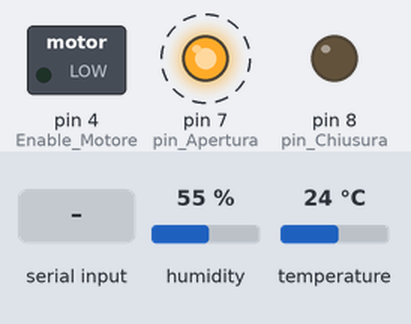
The sketch below on a simulated Arduino Uno, built with avr-gcc and run on an emulated ATmega328P. On the bench: switched loads named in the sketch (green lamp = pin HIGH), output pins drawn as LEDs (lit = HIGH). Dashed ring = blinking. The test bench sets the inputs (shaded band); at power-on: humidity 55 %, temperature 24 °C. What the sketch prints to the serial monitor is not drawn.

Above: at 3.4 s.
3.5 s: "apri\n" received over Serial
9.3 s: "enable\n" received over Serial
10.9 s: "chiudi\n" received over Serial
At 12.6 s:
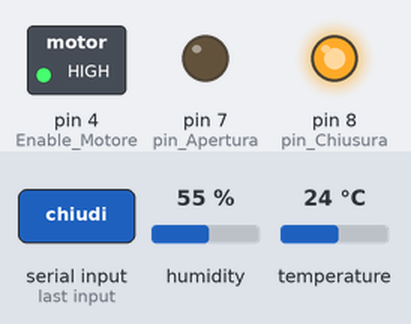
At 14.1 s:
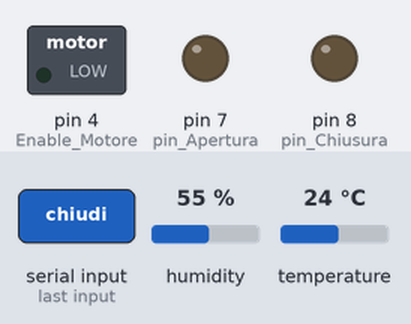
Timing chart, 0 to 15.6 s (numbered marks = the images above; inputs shaded):
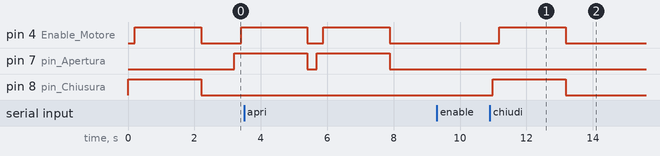

The sketch:

Main.ino
```cpp
#include "DHT.h"
#define DHTPIN 2        // Pin DHT22
#define DHTTYPE DHT22
DHT dht(DHTPIN, DHTTYPE);
char buffer[50];
uint8_t aperturaVal = 0;
uint8_t chiusuraVal = 0;
int TempMax=0;
int TempMin=10000;
int HumMax=0;
int HumMin=10000;
bool aperto=0;
bool enable = 0;
String status;
#include <SPI.h>

void setup()   {
  Serial.begin(9600);
  dht.begin();
  pinMode(4, OUTPUT); //Enable Motore
  pinMode(7, OUTPUT); //pin Apertura
  pinMode(8, OUTPUT); //pin Chiusura
  digitalWrite(4, LOW);
  chiudi(); //chiusura iniziale

}

void loop()
{
    float t = dht.readTemperature();
    float h = dht.readHumidity();

    String input = Serial.readStringUntil('\n');  // legge fino a newline
    input.trim();
    input.toCharArray(buffer, sizeof(buffer));
// Lettura seriale
    int a, c;
    if (sscanf(buffer, "apertura=%dchiusura=%d", &a, &c) == 2) {
      aperturaVal = a;
      chiusuraVal = c;
    }
// Rimuovi tutti i caratteri 0xFF
String cleanedInput = "";
for (int i = 0; i < input.length(); i++) {
  if (input[i] != 0xFF) {
    cleanedInput += input[i];
  }
}

if (strstr(buffer, "enable") != NULL) {
  enable = true;
}
if (strstr(buffer, "noenable") != NULL) {
  enable = false;
}
if (strstr(buffer, "restemp") != NULL) {
  TempMax=0;
  TempMin=10000;
}

if (strstr(buffer, "apri") != NULL) {
  apri();
}
if (strstr(buffer, "chiudi") != NULL) {
  chiudi();
}


if(int(h*100)<HumMin){
  HumMin=h*100;
}
if(int(h*100)>HumMax){
  HumMax=h*100;
}
if(int(t*100)>TempMax){
  TempMax=t*100;
}
if(int(t*100)<TempMin){
  TempMin=t*100;
}
if((int(t*100)<chiusuraVal*100)&&aperto==1 && enable==0){
  chiudi();
}
if((int(t*100)>aperturaVal*100)&&aperto==0&&enable==0){
  apri();
}
InvDisp("Temp.val",int(t * 100));
InvDisp("Hum.val",int(h * 100));
InvDisp("TempMax.val",TempMax);
InvDisp("HumMax.val",HumMax);
InvDisp("TempMin.val",TempMin);
InvDisp("HumMin.val",HumMin);
InvDisptxt("status.txt", "\"" + status + "\"");
if (aperturaVal >= 0 && aperturaVal <= 100) {
  InvDisp("aper.val", aperturaVal);
}

if (chiusuraVal >= 0 && chiusuraVal <= 100) {
  InvDisp("chiu.val", chiusuraVal);
}

}

void InvDisp(String varName, int value) { //funzione invia dati a display
  Serial.print(varName);
  Serial.print("=");
  Serial.print(value);
  Serial.write(0xff);
  Serial.write(0xff);
  Serial.write(0xff);
  delay(30);
}
void InvDisptxt(String varName, String value) { //funzione invia stringhe a display
  Serial.print(varName);
  Serial.print("=");
  Serial.print(value);
  Serial.write(0xff);
  Serial.write(0xff);
  Serial.write(0xff);
  delay(30);
}
void apri(){ // apertura con delay
  digitalWrite(7,1);
digitalWrite(8,0);
delay(200);
digitalWrite(4,1);
delay(2000);
digitalWrite(4,0);
digitalWrite(7,0);
digitalWrite(8,0);
aperto=1;
status="aperte";
}
void chiudi(){ // chiusura con delay
digitalWrite(7,0);
digitalWrite(8,1);
delay(200);
digitalWrite(4,1);
delay(2000);
digitalWrite(4,0);
digitalWrite(7,0);
digitalWrite(8,0);
aperto=0;
status="chiuse";
}
```

Measured:
- after the input at 9.3 s, every drawn part: stays the same
- after the input at 10.9 s, pin 4 (Enable_Motore): LOW → HIGH after 0.29 s, → LOW 2.0 s later; pin 8 (pin_Chiusura): LOW → HIGH after 0.09 s, → LOW 2.2 s later
